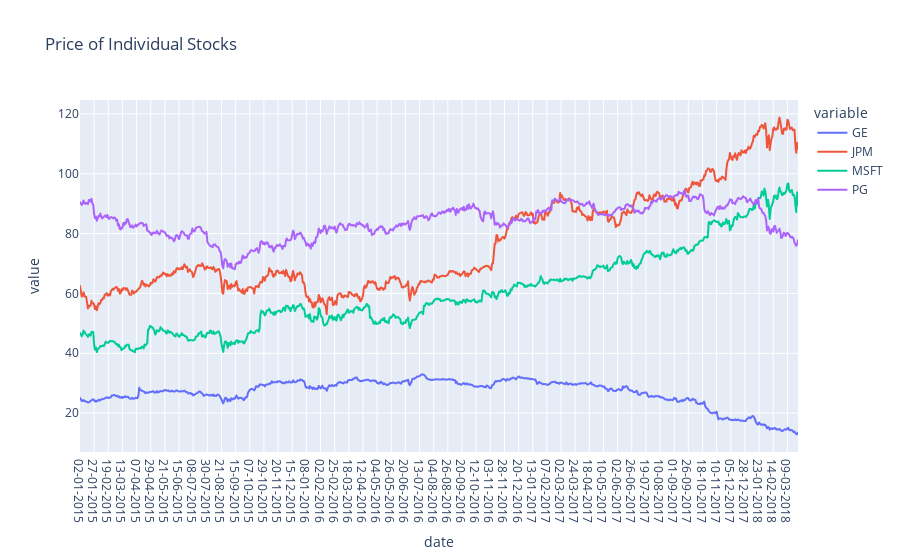

Notebook code for this chart:
### Code cell
fig_price = px.line(stocks_df, title='Price of Individual Stocks')
fig_price.show()

### Figure 1 — Plotly figure (JSON) as saved in the notebook; plotly's stock layout.template omitted (floating-point values rounded to 4 significant figures; data arrays with more than 128 entries replaced by an {"elided": "..."} marker saying what was removed)
{"data": [{"hovertemplate": "variable=GE<br>date=%{x}<br>value=%{y}<extra></extra>", "legendgroup": "GE", "line": {"color": "#636efa", "dash": "solid"}, "marker": {"symbol": "circle"}, "mode": "lines", "name": "GE", "showlegend": true, "type": "scattergl", "x": {"elided": "813 str values"}, "xaxis": "x", "y": {"elided": "813 float values"}, "yaxis": "y"}, {"hovertemplate": "variable=JPM<br>date=%{x}<br>value=%{y}<extra></extra>", "legendgroup": "JPM", "line": {"color": "#EF553B", "dash": "solid"}, "marker": {"symbol": "circle"}, "mode": "lines", "name": "JPM", "showlegend": true, "type": "scattergl", "x": {"elided": "813 str values"}, "xaxis": "x", "y": {"elided": "813 float values"}, "yaxis": "y"}, {"hovertemplate": "variable=MSFT<br>date=%{x}<br>value=%{y}<extra></extra>", "legendgroup": "MSFT", "line": {"color": "#00cc96", "dash": "solid"}, "marker": {"symbol": "circle"}, "mode": "lines", "name": "MSFT", "showlegend": true, "type": "scattergl", "x": {"elided": "813 str values"}, "xaxis": "x", "y": {"elided": "813 float values"}, "yaxis": "y"}, {"hovertemplate": "variable=PG<br>date=%{x}<br>value=%{y}<extra></extra>", "legendgroup": "PG", "line": {"color": "#ab63fa", "dash": "solid"}, "marker": {"symbol": "circle"}, "mode": "lines", "name": "PG", "showlegend": true, "type": "scattergl", "x": {"elided": "813 str values"}, "xaxis": "x", "y": {"elided": "813 float values"}, "yaxis": "y"}], "layout": {"legend": {"title": {"text": "variable"}, "tracegroupgap": 0}, "title": {"text": "Price of Individual Stocks"}, "xaxis": {"anchor": "y", "domain": [0, 1], "title": {"text": "date"}}, "yaxis": {"anchor": "x", "domain": [0, 1], "title": {"text": "value"}}}}
